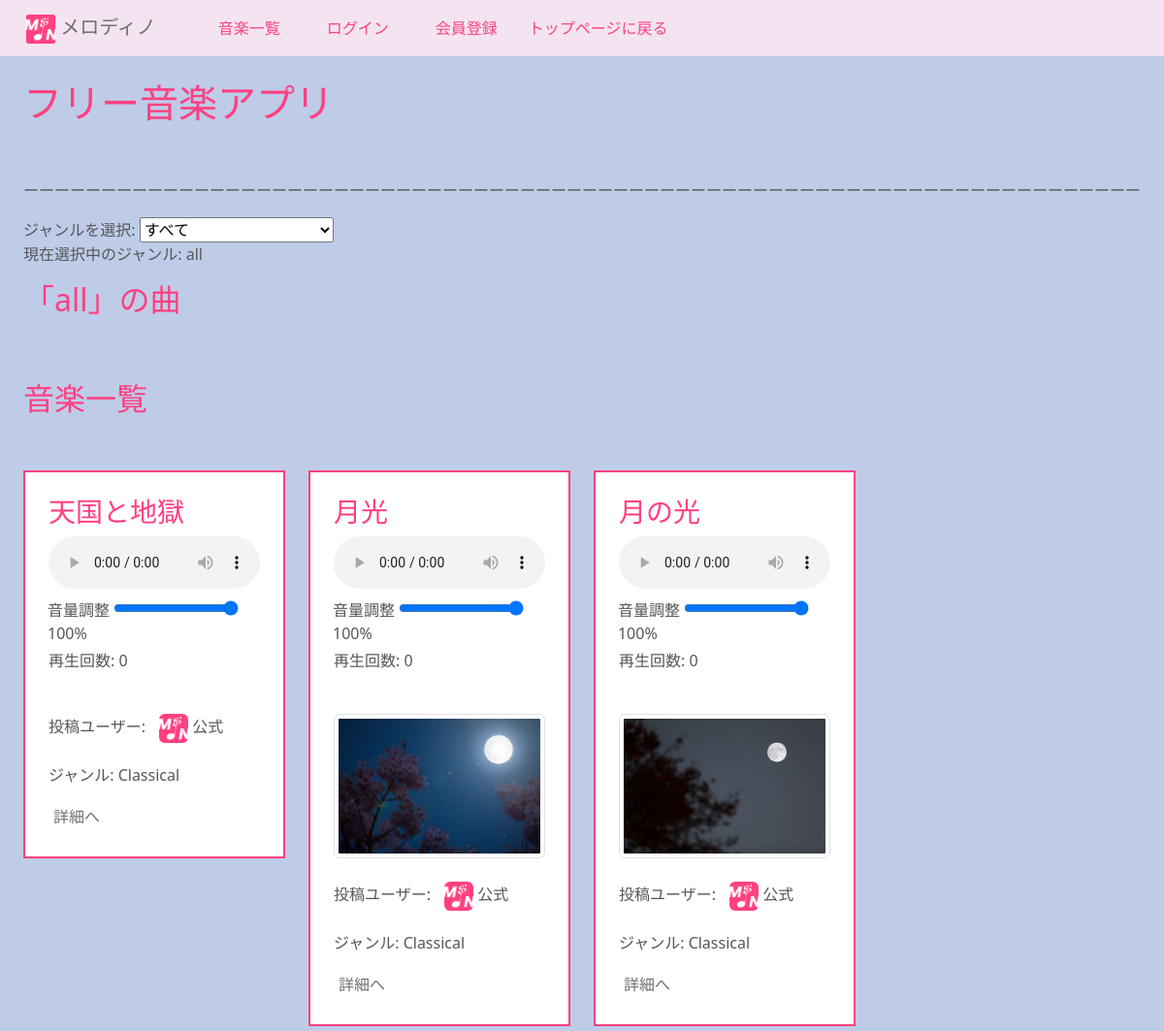
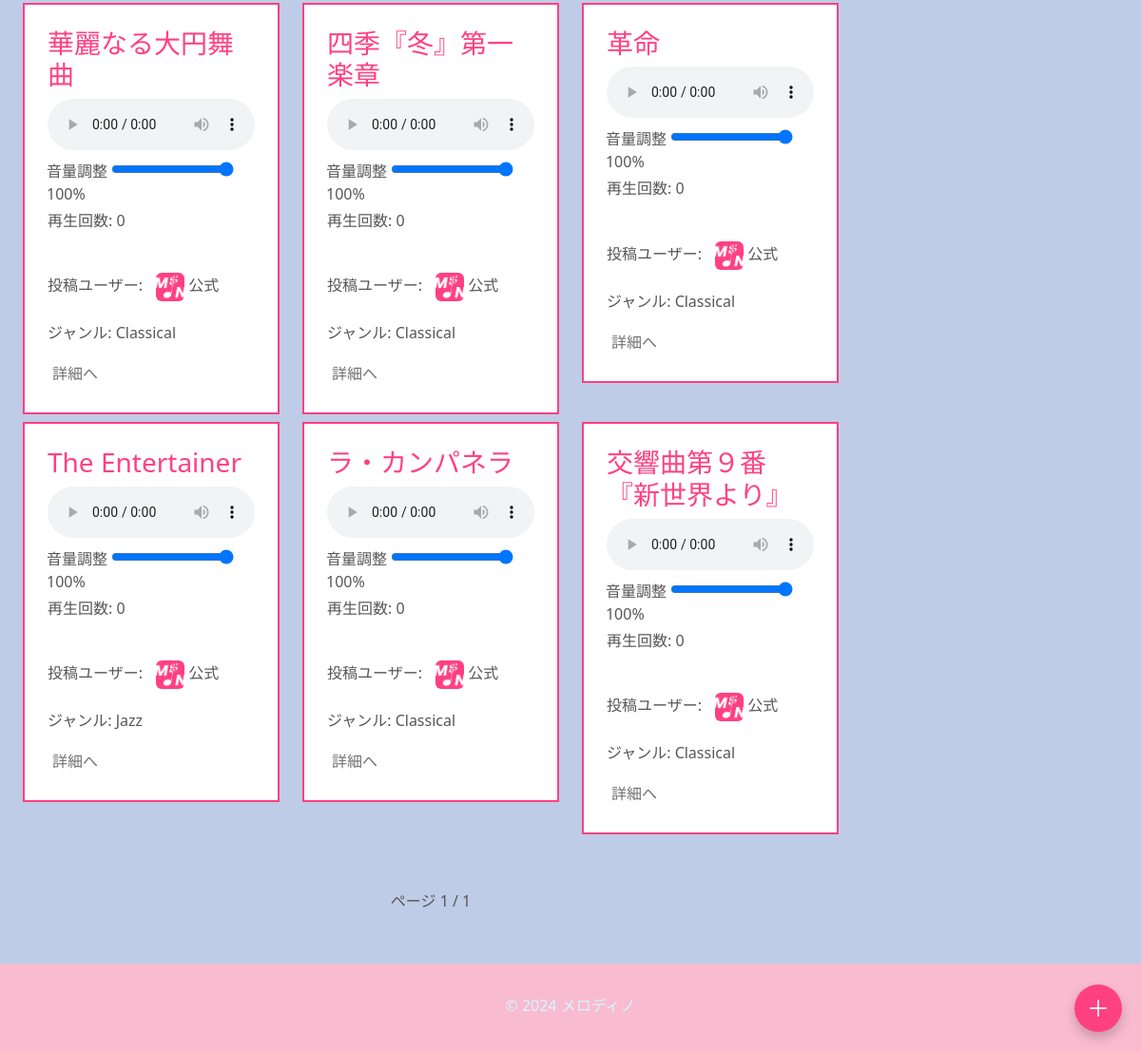
Screenshot of /ongaku/ with the database file from the repository (2 pictures, top to bottom).
### ongaku/models.py (models this page shows, shortened)
class Ongaku(models.Model):
    title = models.CharField(max_length=70, verbose_name="タイトル")
    text = models.TextField(blank=True, default="", verbose_name="説明")
    audio_file = models.FileField(upload_to='music/', null=True, blank=True, verbose_name="音楽ファイル")
    thumbnail = models.ImageField(null=True, blank=True, verbose_name="サムネイル")
    category = models.CharField(
        max_length=100, choices=CATEGORY, null=True, blank=True, verbose_name="カテゴリー"
    )
    custom_category = models.CharField(
        max_length=100,
        blank=True,
        help_text="検索時に見つかりやすくなります。",
        verbose_name="カスタムカテゴリー"
    )
    user = models.ForeignKey(User, on_delete=models.CASCADE, related_name='songs', verbose_name="ユーザー")
    search_count = models.IntegerField(default=0, verbose_name="検索回数")
    play_count = models.IntegerField(default=0, verbose_name="再生回数")
    is_public = models.BooleanField(default=False, verbose_name="公開設定")  # 公開/非公開設定
    created_at = models.DateTimeField(auto_now_add=True, verbose_name="作成日時")  # 投稿日
    ongaku_url = models.URLField(blank=False, null=False, verbose_name="音楽URL")
    favorites = models.ManyToManyField(User, related_name='favorite_songs', blank=True, verbose_name="お気に入り")
    favorited_by = models.ManyToManyField(
        'UserProfile',  # ユーザー情報が保存されているモデル
        related_name='favorite_songs',
        blank=True,
        verbose_name="お気に入りユーザー"
    )
    order = models.PositiveIntegerField(default=0, verbose_name="順序")
    class Meta:
        ordering = ['order']

class UserProfile(models.Model):
    user = models.OneToOneField(User, on_delete=models.CASCADE, verbose_name="ユーザー")
    songs = models.ManyToManyField(Ongaku, verbose_name="作った曲")  # ユーザーが作成した曲の関連
    display_name = models.CharField(max_length=100, unique=True, blank=True, null=True, verbose_name="表示名")
    bio = models.TextField(blank=True, null=True, verbose_name="自己紹介文")  # 自己紹介
    profile_picture = models.ImageField(upload_to='profile_pictures/', blank=True, null=True, verbose_name="アイコン")
    youtube_url = models.URLField(blank=True, null=True, verbose_name="YouTube")  # YouTube URL
    twitter_url = models.URLField(blank=True, null=True, verbose_name="x(Twitter)")  # Twitter URL

### ongaku/views.py (the view)
# urls.py: path('', views.index_view, name='index'),  # ルートURLにindex_viewを割り当て
def index_view(request):
    selected_category = request.GET.get('category', None)
    genres = dict(CATEGORY)
    if request.user.is_authenticated:
        music_queryset = Ongaku.objects.filter(is_public=True) | Ongaku.objects.filter(user=request.user)
    else:
        music_queryset = Ongaku.objects.filter(is_public=True)
    if selected_category and selected_category in genres:
        music_queryset = music_queryset.filter(category=selected_category)
    recommended_queryset = music_queryset.order_by('-play_count')
    recommended_paginator = Paginator(recommended_queryset, 5)
    recommended_page_number = request.GET.get('recommended_page', 1)
    try:
        recommended_page_obj = recommended_paginator.page(recommended_page_number)
    except PageNotAnInteger:
        recommended_page_obj = recommended_paginator.page(1)
    except EmptyPage:
        recommended_page_obj = recommended_paginator.page(recommended_paginator.num_pages)
    ranking_list = music_queryset.annotate(avg_rating=Avg('review__rate')).order_by('-avg_rating')
    paginator = Paginator(ranking_list, ITEM_PER_PAGE)
    page_number = request.GET.get('page', 1)
    page_obj = paginator.page(page_number)
    return render(
        request,
        'ongaku/index.html',
        {
            'genres': CATEGORY,  # ジャンルリスト
            'selected_category': selected_category,  # 選択中のジャンル
            'music_list': music_queryset,
            'recommended_page_obj': recommended_page_obj,  # おすすめリスト（ページネーション対応）
            'ranking_list': ranking_list,
            'page_obj': page_obj,
        },
    )

### ongaku/templates/ongaku/index.html (shortened to what this page needs)
{% extends 'base.html' %}
{% block h1 %}フリー音楽アプリ{% endblock %}
{% block content %}
<h2><br></h2>
<div>
    <p class="responsive-line">ーーーーーーーーーーーーーーーーーーーーーーーーーーーーーーーーーーーーーーーーーーーーーーーーーーーーーーーーーーーーーーーーーーーーーーーーーーーーーーーーーーーーーーーーーーーーーーーーーーーーーーーーーーーーーーーーーーーーーーーーーーーーーーーーーーーーーーーーーーーーーーーーーーーーーーーー</p>
</div>
<div class="row">
    <div class="col-9">
        <form method="get" action="">
            <label for="category">ジャンルを選択:</label>
            <select name="category" id="category" size="1" onchange="this.form.submit()">
                <option value="">すべて</option>
            </select>
        </form>
        <p>現在選択中のジャンル: {% if selected_category %}{{ selected_category }}{% else %}all{% endif %}</p>
        <h2>{% if selected_category %}「{{ selected_category }}」の曲{% else %}「all」の曲{% endif %}</h2>
        <h5><br><br></h5>
        <div class="row">
            <h2>音楽一覧</h2>
            <h2><br></h2>
            {% for item in page_obj %}
                {% if item.is_public %}
                    <div class="col-md-4 col-sm-6">
                            <div class="border border_color p-4 mb-2" type="tokubetu">
                                <h3 class="song-title" style="word-wrap: break-word; word-break: break-word; white-space: normal; transition: color 0.3s ease, text-decoration 0.3s ease; max-width: 100%;">{{ item.title }}</h3>
                                {% if item.audio_file %}
                                    <audio id="audioPlayer{{ item.pk }}" controls style="width: 100%; max-width: 100%;">
                                        <source src="{{ item.audio_file.url }}" type="audio/mpeg">
                                    </audio>
                                    <div class="p-1" style="margin-left: -5px;">
                                        <label for="volumeControl{{ item.pk }}">音量調整</label>
                                        <input type="range" id="volumeControl{{ item.pk }}" min="0" max="1" step="0.01" value="1" oninput="setVolume(this.value, {{ item.pk }})">
                                        <span id="volumeValue{{ item.pk }}">100%</span>
                                    </div>
                                {% else %}
                                    {% if item.user == request.user %}
                                        <p>音声ファイルがありません。<br><br></p>
                                    {% else %}
                                        <h5><br><br></h5>
                                    {% endif %}
                                {% endif %}
                                {% if item.audio_file %}
                                    <div>
                                        <p id="playCount{{ item.pk }}">再生回数: {{ item.play_count }}</p>
                                        <h6><br></h6>
                                    </div>
                                {% else %}
                                <h5><br><br><br></h5>
                                {% endif %}
                                {% if item.thumbnail %}
                                    <img src="{{ item.thumbnail.url }}" class="img-thumbnail" style="width: 100%; height: auto;" />
                                    <br><br>
                                {% endif %}
                                <span>
                                    投稿ユーザー:
                                    {% if item.user.userprofile.profile_picture %}
                                        <img src="{{ item.user.userprofile.profile_picture.url }}" alt="プロフィール画像" class="profile-picture">
                                    {% endif %}
                                    {% if item.user.userprofile.display_name == None %}
                                        {{ item.user.userprofile.display_name|default:"匿名" }}{{ user.id }}
                                    {% else %}
                                        {{ item.user.userprofile.display_name|default:"匿名" }}
                                    {% endif %}
                                </span>
                                <h6 class="card-title mt-4">ジャンル: {{ item.category|default:"なし" }}</h6>
                                <div class="mt-3">
                                    <a href="{% url 'detail-ongaku' item.pk %}" class="btn feature p-1">詳細へ</a>
                                </div>
                            </div>
                    </div>
                    {% if forloop.counter|divisibleby:6 %}
                        </div><div class="row">
                    {% endif %}
                {% endif %}
            {% endfor %}
        </div>
        <div style="display: flex; justify-content: center; align-items: center; width: 100%; margin: 0 auto; margin-top: 50px;">
            <div class="pagination" style="display: inline-flex; justify-content: center; align-items: center;">
                <span class="current">
                    ページ {{ page_obj.number }} / {{ page_obj.paginator.num_pages }}
                </span>
            </div>
        </div>
    </div>
    </div>
</div>
{% endblock %}

### ongaku/static/ongaku/css/style.css (style rules this page uses)
a { text-decoration: none; }

### templates/base.html (style rules this page uses)
body { background-color: #becce8; color: #565656; transition: background-color 0.5s, color 0.5s; }
a { color: rgb(112, 112, 112) !important; }
h1, h2, h3, h4, .h5 { color: #ff4081; }
div[type="tokubetu"] { border-color: #ff4081; border: 2px solid #ff4081 !important; background-color: #ffff; }

### ongaku/templates/ongaku/index.html (style rules this page uses)
.responsive-line { width: 100%; white-space: nowrap; overflow: hidden; }
.profile-picture { width: 30px; height: 30px; margin-left: 10px; border-radius: 20%; }
@media (min-width: 1011px) { #category { width: 200px; box-sizing: border-box; overflow-y: auto; } }

### rows the page displays
Ongaku: title "天国と地獄", play_count "0", user.userprofile.profile_picture (picture), user.userprofile.display_name "公式", category "Classical"
Ongaku: title "月光", play_count "0", thumbnail (picture), user.userprofile.profile_picture (picture), user.userprofile.display_name "公式", category "Classical"
Ongaku: title "月の光", play_count "0", thumbnail (picture), user.userprofile.profile_picture (picture), user.userprofile.display_name "公式", category "Classical"
Ongaku: title "華麗なる大円舞曲", play_count "0", user.userprofile.profile_picture (picture), user.userprofile.display_name "公式", category "Classical"
Ongaku: title "四季『冬』第一楽章", play_count "0", user.userprofile.profile_picture (picture), user.userprofile.display_name "公式", category "Classical"
Ongaku: title "革命", play_count "0", user.userprofile.profile_picture (picture), user.userprofile.display_name "公式", category "Classical"
Ongaku: title "The Entertainer", play_count "0", user.userprofile.profile_picture (picture), user.userprofile.display_name "公式", category "Jazz"
Ongaku: title "ラ・カンパネラ", play_count "0", user.userprofile.profile_picture (picture), user.userprofile.display_name "公式", category "Classical"
Ongaku: title "交響曲第９番『新世界より』", play_count "0", user.userprofile.profile_picture (picture), user.userprofile.display_name "公式", category "Classical"

### other values shown
{{ page_obj.number }} "1"
{{ page_obj.paginator.num_pages }} "1"
